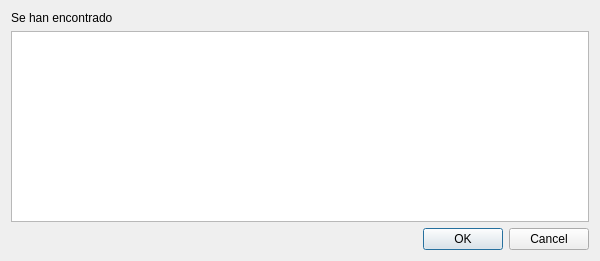
<?xml version="1.0" encoding="UTF-8"?>
<ui version="4.0">
 <class>Dialog</class>
 <widget class="QDialog" name="Dialog">
  <property name="geometry">
   <rect>
    <x>0</x>
    <y>0</y>
    <width>600</width>
    <height>261</height>
   </rect>
  </property>
  <property name="windowTitle">
   <string>Abrir espectro</string>
  </property>
  <layout class="QGridLayout" name="gridLayout_2"> 
  <item row="0" column="0">
       <widget class="QLabel" name="lbEdit">
        <property name="text">
         <string>Se han encontrado </string>
        </property>
       </widget>
      </item>
   <item row="1" column="0">
    <widget class="QListWidget" name="leList">
	<property name="SelectionMode" >
       <set>3</set>
     </property>
	<property name="toolTip" >
       <string>seleccionar espectro(s)</string>
     </property>
	</widget>
   </item>
   <item row="2" column="0">
    <widget class="QDialogButtonBox" name="buttonBox">
     <property name="orientation">
      <enum>Qt::Horizontal</enum>
     </property>
     <property name="standardButtons">
      <set>QDialogButtonBox::Cancel|QDialogButtonBox::Ok</set>
     </property>
    </widget>
   </item>
  </layout>
 </widget>
 <resources/>
 <connections>
  <connection>
   <sender>buttonBox</sender>
   <signal>accepted()</signal>
   <receiver>Dialog</receiver>
   <slot>accept()</slot>
   <hints>
    <hint type="sourcelabel">
     <x>248</x>
     <y>254</y>
    </hint>
    <hint type="destinationlabel">
     <x>157</x>
     <y>274</y>
    </hint>
   </hints>
  </connection>
  <connection>
   <sender>buttonBox</sender>
   <signal>rejected()</signal>
   <receiver>Dialog</receiver>
   <slot>reject()</slot>
   <hints>
    <hint type="sourcelabel">
     <x>316</x>
     <y>260</y>
    </hint>
    <hint type="destinationlabel">
     <x>286</x>
     <y>274</y>
    </hint>
   </hints>
  </connection>
 </connections>
</ui>
